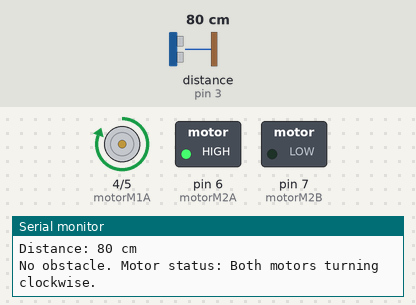
This sketch was run on a simulated Arduino Uno, built with avr-gcc and run on an emulated ATmega328P. On the bench: motor-driver pin pairs drawn as motors (green arrow = first pin HIGH = forward, orange = second pin HIGH = backward, longer = more drive), switched loads named in the sketch (green lamp = pin HIGH), the last lines printed to the serial monitor. Inputs (shaded band) come from the test bench; at power-on: distance to the obstacle (sensor on pin 3) 80 cm. The echo pulse lasts 58.3 µs per cm.

Above: at 1.2 s.
1.3 s: distance to the obstacle (sensor on pin 3) set to 6 cm
4.3 s: distance to the obstacle (sensor on pin 3) set to 3 cm
At 5.0 s:
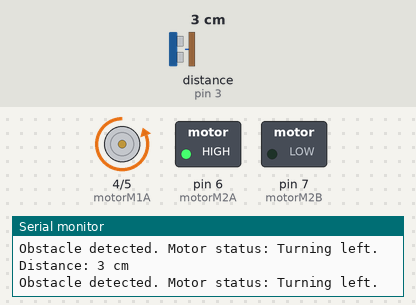
5.9 s: distance to the obstacle (sensor on pin 3) set to 120 cm
At 7.3 s:
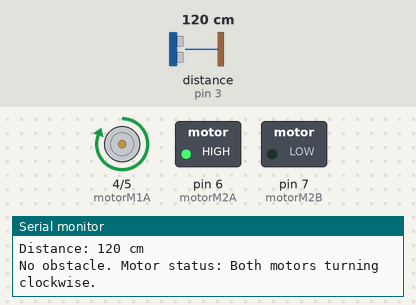
7.6 s: distance to the obstacle (sensor on pin 3) set to 2 cm
At 8.1 s:
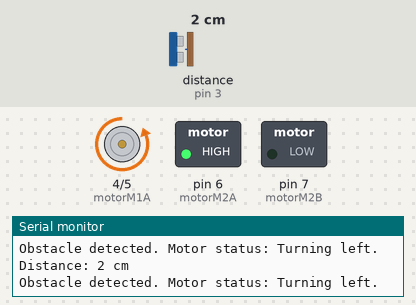
Timing chart, 0 to 10.1 s (numbered marks = the images above; inputs shaded):
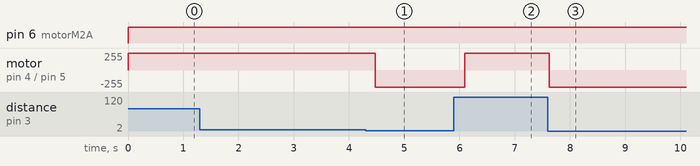

Measured:
- the behaviour switches between 5 and 4 cm on distance to the obstacle (sensor on pin 3) (found by bisection; images 0 and 1)
- after the input at 4.3 s, motor on pin 4 (motorM1A) / pin 5 (motorM1B): forward 255/255 → backward 255/255 after 0.17 s
- after the input at 5.9 s, motor on pin 4 (motorM1A) / pin 5 (motorM1B): backward 255/255 → forward 255/255 after 0.19 s
- after the input at 7.6 s, motor on pin 4 (motorM1A) / pin 5 (motorM1B): forward 255/255 → backward 255/255 at once

The sketch:

obst_avoider.ino
```cpp
#include <Ultrasonic.h>

const int triggerPin = 2;
const int echoPin = 3;
const int motorM1A = 4;
const int motorM1B = 5;
const int motorM2A = 6;
const int motorM2B = 7;

Ultrasonic ultrasonic(triggerPin, echoPin);

const int maxDistance = 5.0;

void setup() {
  pinMode(motorM1A, OUTPUT);
  pinMode(motorM1B, OUTPUT);
  pinMode(motorM2A, OUTPUT);
  pinMode(motorM2B, OUTPUT);

  Serial.begin(9600);
}

void loop() {

  int distance = ultrasonic.read(CM);

  Serial.print("Distance: ");
  Serial.print(distance);
  Serial.println(" cm");

  if (distance < maxDistance) {
    digitalWrite(motorM1A, LOW);
    digitalWrite(motorM1B, HIGH);
    digitalWrite(motorM2A, HIGH);
    digitalWrite(motorM2B, LOW);
    Serial.println("Obstacle detected. Motor status: Turning left.");
  } else {
    digitalWrite(motorM1A, HIGH);
    digitalWrite(motorM1B, LOW);
    digitalWrite(motorM2A, HIGH);
    digitalWrite(motorM2B, LOW);
    Serial.println("No obstacle. Motor status: Both motors turning clockwise.");
  }

  delay(200);
}
```
